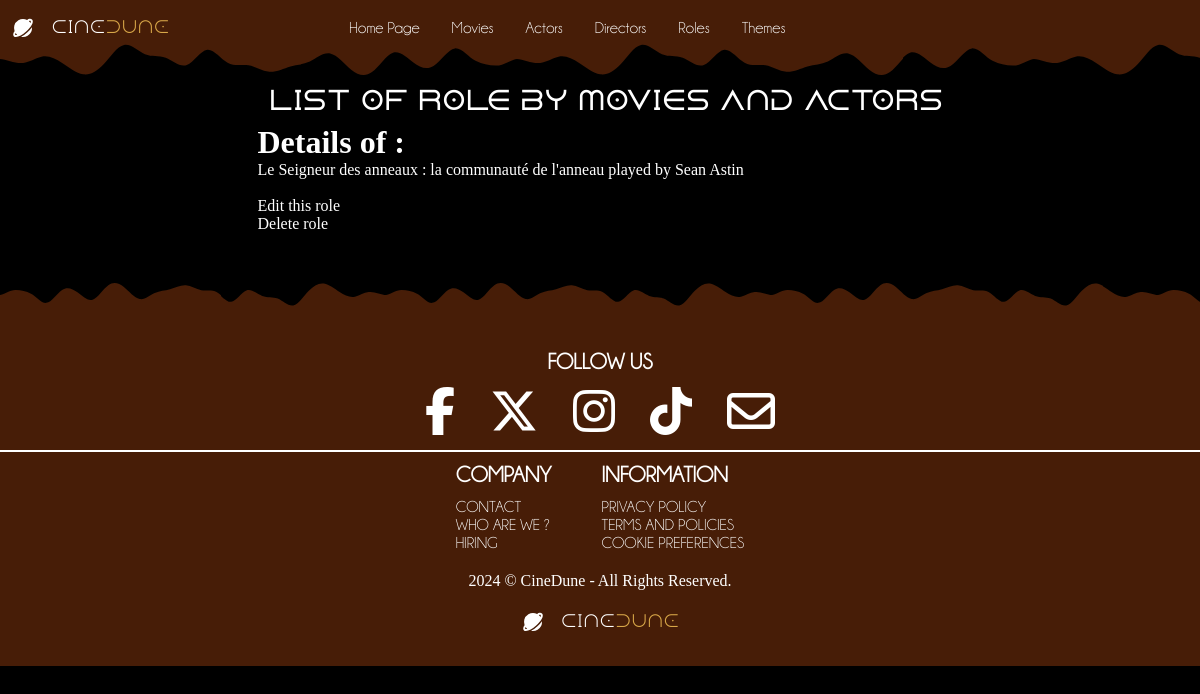
The app's page /index.php?action=roleDetails&id=2 with its own data.
### tables this page shows
CREATE TABLE IF NOT EXISTS `person` (
  `idPerson` int NOT NULL AUTO_INCREMENT,
  `firstname` char(255) NOT NULL,
  `surname` char(255) NOT NULL,
  `sex` char(10) NOT NULL,
  `birthdate` date NOT NULL,
  `picture` varchar(255) NOT NULL,
  PRIMARY KEY (`idPerson`)
);

CREATE TABLE IF NOT EXISTS `movie` (
  `idMovie` int NOT NULL AUTO_INCREMENT,
  `title` varchar(255) NOT NULL,
  `releaseYear` year NOT NULL,
  `duration` int NOT NULL DEFAULT '0',
  `note` float NOT NULL DEFAULT (0),
  `synopsis` text,
  `poster` varchar(255) NOT NULL,
  `idDirector` int DEFAULT NULL,
  PRIMARY KEY (`idMovie`),
  KEY `idDirector` (`idDirector`),
  CONSTRAINT `FK1_movie_director` FOREIGN KEY (`idDirector`) REFERENCES `director` (`idDirector`)
);

### view/roles/roleDetails.php (the view, shortened to what this page needs)
<?php ob_start();
$roleDetails = $requestroleDetails->fetchAll();
$roleID = $requestRoleID->fetch();
?>
<h1>Details of : </h1>
<?php
foreach ($roleDetails as $roleDetails) {
?>
    <a href="index.php?action=movieDetails&id=<?= $roleDetails["idMovie"] ?>"><?= $roleDetails["title"] ?></a> played by <a href="index.php?action=personDetails&id=<?= $roleDetails["idPerson"] ?>"><?= $roleDetails["firstname"] . " " . $roleDetails["surname"] . "<br>" ?>
    <?php
}
    ?>
    <br>
    <?php
    if (!empty($roleDetails)) {
    ?>
        <a href="index.php?action=editRole&id=<?= $roleDetails["idRole"] ?>">Edit this role</a>
    <?php
    } else {
        echo "No role found.";
    }
    ?>
    <br>
    <a href="index.php?action=delRole&id=<?= $roleID["idRole"] ?>" type="submit" name="submit">Delete role</a>
    <?php
    require "view/template.php";

### public/css/style.css (style rules this page uses)
:root { --header-height: 3.5rem; --footer-height: 3.5rem; --background-color: #000000; --brown-color: #471d07; --orange-color: #a2520d; --yellow-color: #d9a849; --text-color: #ffffff; --gradient-top: linear-gradient(90deg, #d9a849 0%, #a2520d 100%); --gradient-left: linear-gradient( 90deg, rgba(162, 82, 13, 0.5) 0%, rgba(0, 0, 0, 0.5) 100% ); --gradient-right: linear-gradient( 90deg, rgba(0, 0, 0, 0.5) 0%, rgba(162, 82, 13, 0.5) 100% ); --gradient-bottom: linear-gradient( 359.4deg, rgba(162, 82, 13, 0.5) 0.52%, rgba(0, 0, 0, 0.5) 99.48% ); --button-gradient: linear-gradient( 90deg, rgba(217, 168, 73, 1) 0%, rgba(162, 82, 13, 1) 100% ); --hypertext-underline-gradient: linear-gradient( 0deg, #d9a849 0%, #a2520d 100% ); --background-gradient: radial-gradient( 131.8% 131.8% at 50% -31.8%, #d9a849 23%, #471d07 72.5%, #000000 100% ); --title-font: "Dune Rise"; --h2-font: "Dune Rise"; --nav-text-font: "Champagne & Limousines"; --step--1: clamp(0.8681rem, 0.4rem + 2.8793cqi, 1.5rem); --step--2: clamp(1.3021rem, 0.273rem + 4.5735cqi, 3rem); --step--3: clamp(1.0851rem, 0.8926rem + 0.8555cqi, 1.4rem); --z-tooltip: 10; --z-fixed: 100; --z-background: -1; }
* { box-sizing: border-box; padding: 0; margin: 0; }
html { scroll-behavior: smooth; color: var(--text-color); }
body { background-color: var(--background-color); }
a { color: var(--text-color); text-decoration: none; }

### records on screen
person: movie.title "Le Seigneur des anneaux : la communauté de l'anneau", firstname "Sean", surname "Astin"

### other values on screen
$secondary_title "List of role by movies and actors"
